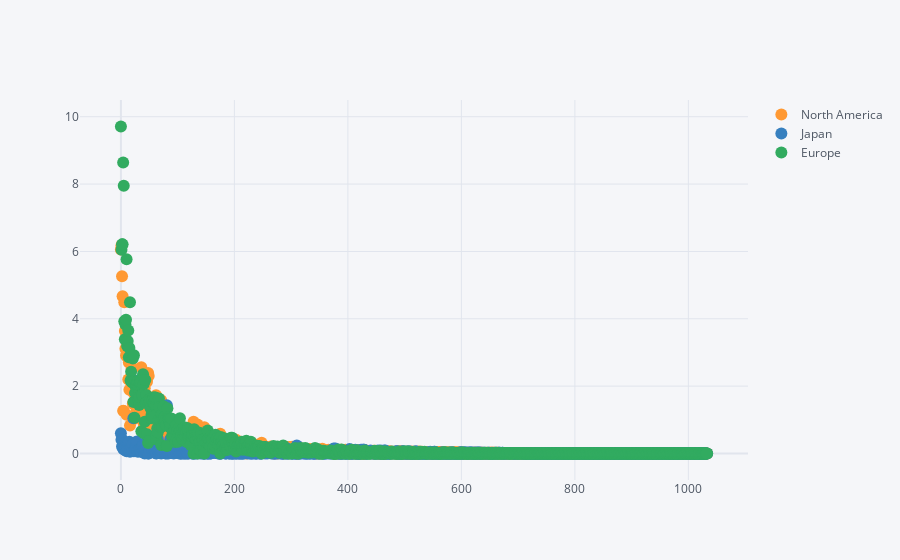

This figure's notebook cell:
### Code cell
data[['North America','Japan','Europe']].iplot(kind = 'scatter', mode='markers')

### Figure 1 — Plotly figure (JSON) as saved in the notebook; plotly's stock layout.template omitted (floating-point values rounded to 4 significant figures; data arrays with more than 128 entries replaced by an {"elided": "..."} marker saying what was removed)
{"data": [{"line": {"color": "rgba(255, 153, 51, 1.0)", "dash": "solid", "shape": "linear", "width": 1.3}, "marker": {"size": 12, "symbol": "circle"}, "mode": "markers", "name": "North America", "text": "", "type": "scatter", "x": {"elided": "1034 int values"}, "y": {"elided": "1034 float values"}}, {"line": {"color": "rgba(55, 128, 191, 1.0)", "dash": "solid", "shape": "linear", "width": 1.3}, "marker": {"size": 12, "symbol": "circle"}, "mode": "markers", "name": "Japan", "text": "", "type": "scatter", "x": {"elided": "1034 int values"}, "y": {"elided": "1034 float values"}}, {"line": {"color": "rgba(50, 171, 96, 1.0)", "dash": "solid", "shape": "linear", "width": 1.3}, "marker": {"size": 12, "symbol": "circle"}, "mode": "markers", "name": "Europe", "text": "", "type": "scatter", "x": {"elided": "1034 int values"}, "y": {"elided": "1034 float values"}}], "layout": {"legend": {"bgcolor": "#F5F6F9", "font": {"color": "#4D5663"}}, "paper_bgcolor": "#F5F6F9", "plot_bgcolor": "#F5F6F9", "title": {"font": {"color": "#4D5663"}}, "xaxis": {"gridcolor": "#E1E5ED", "showgrid": true, "tickfont": {"color": "#4D5663"}, "title": {"font": {"color": "#4D5663"}, "text": ""}, "zerolinecolor": "#E1E5ED"}, "yaxis": {"gridcolor": "#E1E5ED", "showgrid": true, "tickfont": {"color": "#4D5663"}, "title": {"font": {"color": "#4D5663"}, "text": ""}, "zerolinecolor": "#E1E5ED"}}}
